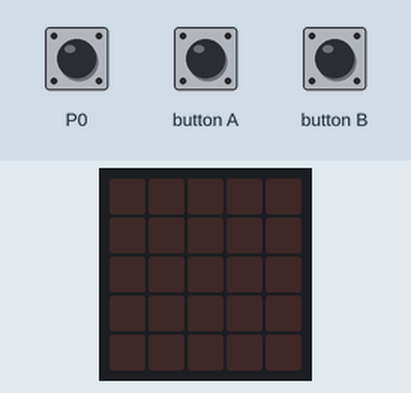
A program run on a simulated BBC micro:bit (MakeCode). On the bench: the board's 5×5 LED display. Inputs (shaded band) come from the test bench.

Above: at 1.2 s.
1.3 s: button A pressed for 0.15 s
At 2.2 s:
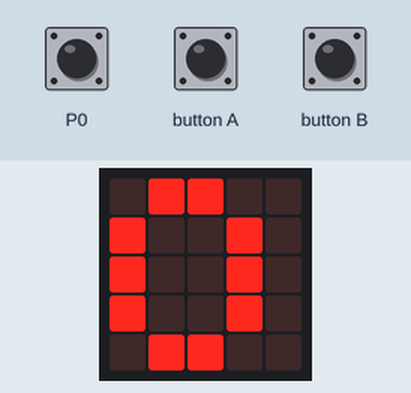
4.4 s: button B pressed for 0.15 s
At 5.2 s:
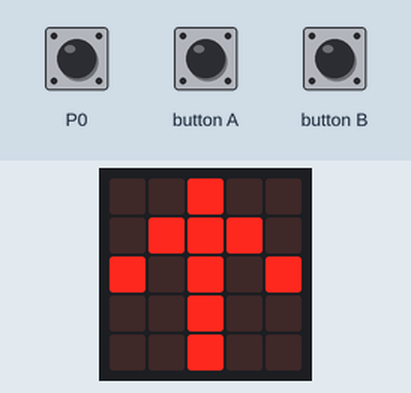
6.9 s: button B pressed for 0.15 s
At 7.6 s:
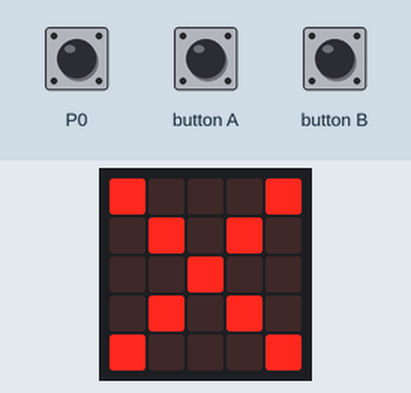
Timing chart, 0 to 9.9 s (numbered marks = the images above; inputs shaded):
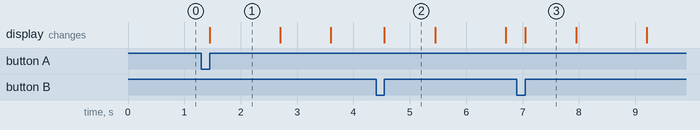

Measured:
- after the input at 1.3 s, the display: changes after 0.15 s (image 1)
- after the input at 4.4 s, the display: changes after 0.15 s (image 2)
- after the input at 6.9 s, the display: changes after 0.15 s (image 3)
- what the display in image 1 shows lasts 1.2 s, from 1.5 s to 2.7 s
- what the display in image 2 shows lasts 0.9 s, from 4.6 s to 5.5 s

The program:

main.ts
```typescript
// 最高記録を表示する
input.onPinPressed(TouchPin.P0, function () {
    basic.showString("" + (Keep))
    basic.pause(500)
    basic.clearScreen()
})
// Aボタンで経過時間を確認
input.onButtonPressed(Button.A, function () {
    basic.showString("" + (Time))
    basic.pause(500)
    // 10秒未満なら残念顔
    if (Time < 10) {
        basic.showLeds(`
            # # # # #
            . # . # .
            . . . . .
            . # # # .
            # . . . #
            `)
    }
    // 10秒以上30秒未満なら小笑い顔
    if (Time >= 10 && Time < 30) {
        basic.showLeds(`
            . . . . .
            # # . # #
            . . . . .
            # . . . #
            . # # # .
            `)
    }
    // 30秒以上60秒未満なら笑い顔
    if (Time >= 30 && Time < 60) {
        basic.showLeds(`
            # # # # #
            . # . # .
            . . . . .
            # . . . #
            . # # # .
            `)
    }
    // 60秒以上なら驚き顔→笑い顔
    if (Time >= 60) {
        basic.showLeds(`
            . # . # .
            . . . . .
            . # # # .
            . # . # .
            . # # # .
            `)
        basic.pause(500)
        basic.showLeds(`
            # # . # #
            . . . . .
            # # # # #
            # . . . #
            . # # # .
            `)
    }
    basic.pause(500)
    basic.clearScreen()
})
// 本体を逆さにするとカウント開始
// 戻すとカウントストップ
input.onGesture(Gesture.LogoDown, function () {
    while (input.isGesture(Gesture.LogoDown)) {
        Time += 1
        basic.pause(1000)
    }
})
// Bボタンでカウントをリセットする
// 新記録なら「↑」を表示して保存し、そうでなければ「×」を表示する
input.onButtonPressed(Button.B, function () {
    if (Max == 0 || Time > Keep) {
        basic.showLeds(`
            . . # . .
            . # # # .
            # . # . #
            . . # . .
            . . # . .
            `)
        Max = 1
        Keep = Time
        basic.pause(500)
        basic.clearScreen()
    } else {
        basic.showLeds(`
            # . . . #
            . # . # .
            . . # . .
            . # . # .
            # . . . #
            `)
        basic.pause(500)
    }
    basic.showNumber(0)
    basic.pause(500)
    basic.clearScreen()
    Time = 0
})
let Max = 0
let Keep = 0
let Time = 0
Time = 0
Keep = 0
```

test.ts
```typescript
// テストはここに来ます。このパッケージが拡張機能として使用されるときにはコンパイルされません。
```
